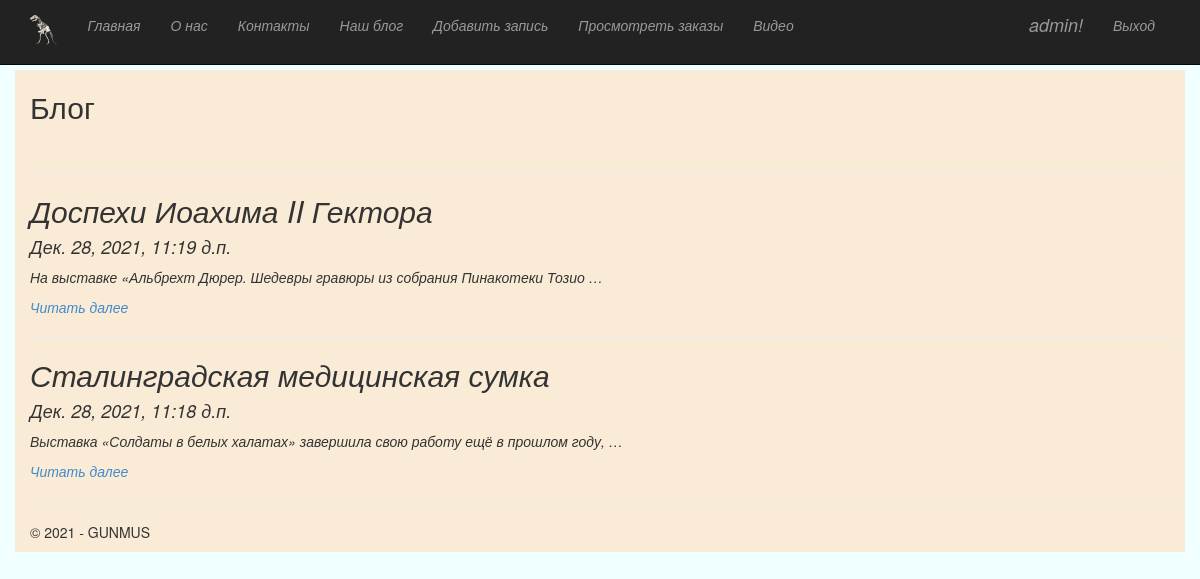
/blog (signed in), run on the app's committed database.
### app/models.py (models this page shows, shortened)
class Blog(models.Model):
    title = models.CharField(max_length = 100, unique_for_date = "posted", verbose_name = "Заголовок")
    description = models.TextField(verbose_name = "Краткое содержание")
    content = models.TextField(verbose_name = "Полное содержание")
    posted = models.DateTimeField(default = datetime.now(), db_index = True, verbose_name = "Опубликован")
    author = models.ForeignKey(User, null=True, blank=True, on_delete = models.SET_NULL, verbose_name = "Автор")
    image = models.FileField(default = 'temp.jpg', verbose_name = "Путь к картинке")
    class Meta:
        db_table = "Posts"
        ordering = ["-posted"]
        verbose_name = "Пост"
        verbose_name_plural = "Пост"

### app/views.py (the view)
# urls.py: url(r'^blog$', app.views.blog, name='blog'),
def blog(request):
    assert isinstance(request, HttpRequest)
    posts = Blog.objects.all() # запрос на выбор всех статей блога из модели
    return render(
        request,
        'app/blog.html',
        {
            'title':'Блог',
            'posts': posts, # передача списка статей в шаблон веб-страницы
            'year':datetime.now().year,
        }
    )

### app/templates/app/blog.html
{% extends "app/layout.html" %}
{% block content %}
<h2>{{ title }}</h2> <br />
{% for post in posts %}
<hr/>
<div class="" style=" font-style:italic; font-size:1em;">
<h2> {{post.title}} </h2>
<h4> {{post.posted}} </h4>
<p> {{post.description}} </p>
<p ><a href="{% url 'blogpost' parametr=post.id %}" > Читать далее </a> </p>
</div>
{% endfor %}
{% endblock %}

### app/templates/app/loginpartial.html (shortened to what this page needs)
{% if user.is_authenticated %}
<form id="logoutForm" action="/logout" method="post" class="navbar-right">
    <ul class="nav navbar-nav navbar-right">
        <li><span class="navbar-brand"> {{ user.username }}!</span></li>
        <li><a href="javascript:document.getElementById('logoutForm').submit()">Выход</a></li>
    </ul>
</form>
{% endif %}

### app/static/app/content/site.css (style rules this page uses)
body { padding-top: 50px; padding-bottom: 20px; }

### data on the page
Blog: title "Доспехи Иоахима II Гектора", posted "Дек. 28, 2021, 11:19 д.п.", description "На выставке «Альбрехт Дюрер. Шедевры гравюры из собрания Пинакотеки Тозио …"
Blog: title "Сталинградская медицинская сумка", posted "Дек. 28, 2021, 11:18 д.п.", description "Выставка «Солдаты в белых халатах» завершила свою работу ещё в прошлом году, …"

### other printed values
{{ user.username }} "admin"
{{ title }} "Блог"
